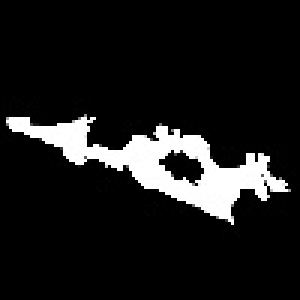
#> input picture project_wildfire/IMG_0896.png, 100 x 100 px (shown 3 times larger)
$ jupyter execute --allow-errors 'lab2 spciaa.ipynb'   (shell and % lines are left out)
#> lines starting #> are read from the running program, lines starting #| are printed output that depends on the picture; after the words box and inside, x2 and y2 are one past the last pixel; in counts of white or black regions, pixels touching at a corner belong together
[cell 1]
import cv2
import numpy as np

# Load the image in grayscale mode
image_path = "IMG_0896.png"
binary_image = cv2.imread(image_path, cv2.IMREAD_GRAYSCALE)
#> binary_image is the input picture: shape (100, 100); min 0, max 255, mean 26.7

# Apply threshold to make sure it's binary
_, binary_threshold = cv2.threshold(binary_image, 127, 255, cv2.THRESH_BINARY)
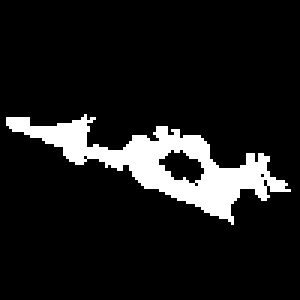
#> binary_threshold: shape (100, 100) (shown 3 times larger); 10.4% white; 1 white region, box (x1, y1, x2, y2) and area: (2, 38, 97, 75) 1042

# Convert 255s to 1s
fuel_matrix = (binary_threshold / 255).astype(np.uint8)

# Now, fuel_matrix contains 1s for fuel areas and 0s for non-fuel areas

[cell 2]
fuel_matrix

[cell 3]
np.savetxt("fuel_matrix.csv", fuel_matrix, delimiter=",", fmt="%d")

[cell 4]
import matplotlib.pyplot as plt
import numpy as np

# Function to plot a binary matrix
def plot_binary_matrix(size=10):
    """
    Generates and plots a binary matrix of the given size.

    Parameters:
    - size: int, the width and height of the square binary matrix
    """
    # Generate a random binary matrix
    binary_matrix = fuel_matrix

    # Plot the matrix
    plt.figure(figsize=(5, 5))
    plt.imshow(binary_matrix, cmap='gray', interpolation='nearest')
    plt.title(f'{size}x{size} Binary Matrix')
    plt.axis('off')  # Hide the axes
    plt.show()

# Call the function to plot a 10x10 binary matrix
plot_binary_matrix(10)

[cell 5]
flipped_matrix = np.flipud(fuel_matrix)
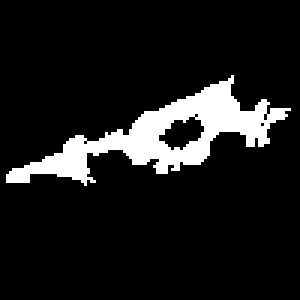
#> flipped_matrix: shape (100, 100) (shown 3 times larger); values 0 (black) and 1 (white), 10.4% white; 1 white region, box (x1, y1, x2, y2) and area: (2, 25, 97, 62) 1042

[cell 6]
# Function to plot a binary matrix
def plot_binary_matrix(size=10):
    """
    Generates and plots a binary matrix of the given size.

    Parameters:
    - size: int, the width and height of the square binary matrix
    """
    # Generate a random binary matrix
    binary_matrix = flipped_matrix

    # Plot the matrix
    plt.figure(figsize=(5, 5))
    plt.imshow(binary_matrix, cmap='gray', interpolation='nearest')
    plt.title(f'{size}x{size} Binary Matrix')
    plt.axis('off')  # Hide the axes
    plt.show()

# Call the function to plot a 10x10 binary matrix
plot_binary_matrix(10)

[cell 7]
np.savetxt("fuel_matrix.csv", flipped_matrix, delimiter=",", fmt="%d")

[cell 8]
flipped_matrix.shape
#> Out = (100, 100)

#> (a cell that did not finish here is left out)

[cell 10]
index_flat = np.argmax(flipped_matrix.flatten('F') > 0)
#> index_flat = 258

if index_flat == 0 and matrix.flatten('F')[0] == 0:
    print("No non-zero elements found.")
else:
    # Convert flat index back to 2D index
    rows, cols = flipped_matrix.shape
#> rows = 100; cols = 100
    row_index = index_flat % rows
#> row_index = 58
    col_index = index_flat // rows
#> col_index = 2
    print(f"Index of the first non-zero element: ({row_index}, {col_index})")
#| Index of the first non-zero element: (58, 2)
